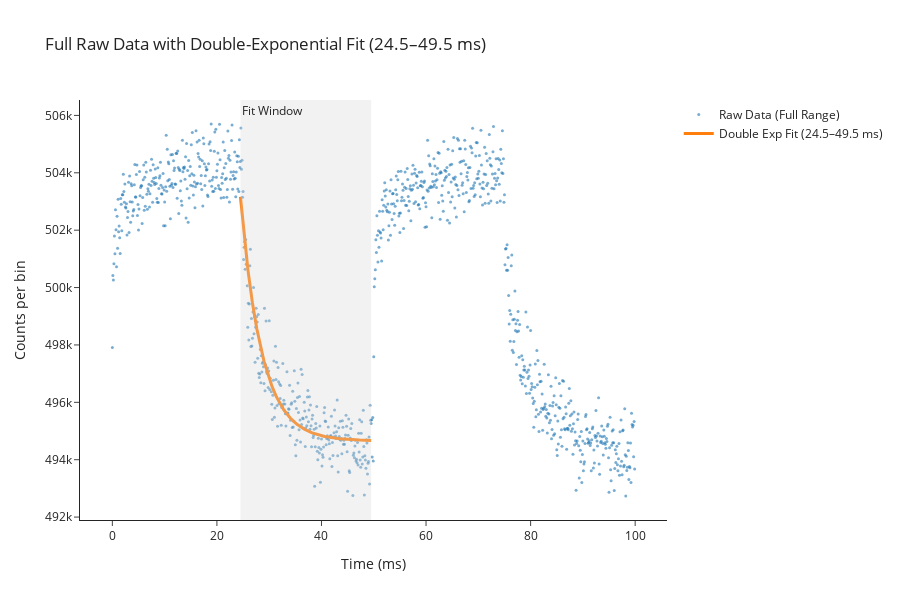

Notebook code cell kept with this figure:
### Code cell
import numpy as np
import pandas as pd
from scipy.optimize import curve_fit
import plotly.graph_objects as go

# ============================================================
# File path
# ============================================================
file_path = r"C:\Users\Atanu\OneDrive\Desktop\research_work\paper\NaBiF4_PL_analysis\datas\2nd Oct NaBiF4\Percentage Modulation\1064nm_3.86mA\1064nm_3.86mW_20Hz_975nm_80mW.txt"

# ============================================================
# Load data (TAB-SEPARATED)
# ============================================================
df = pd.read_csv(file_path, sep="\t")

# Remove double quotes from column names
df.columns = [c.replace('"', '').strip() for c in df.columns]

print("Columns:", df.columns.tolist())

# Extract columns
time_ps = df["Time (ps)"].values
counts = df["Counts per bin"].values

# Convert ps → ms
time_ms = time_ps * 1e-9

# ============================================================
# Select fitting window (24.5 ms to 49.5 ms)
# ============================================================
t_min, t_max = 24.5, 49.5
mask = (time_ms >= t_min) & (time_ms <= t_max)
t_fit = time_ms[mask]
y_fit = counts[mask]

# ============================================================
# Double exponential function
# ============================================================
def double_exp(t, A1, tau1, A2, tau2, C):
    return A1 * np.exp(-t / tau1) + A2 * np.exp(-t / tau2) + C

# Initial guesses
p0 = [y_fit.max(), 0.09, y_fit.max()/5, 3.0, y_fit.min()]

# Fit
params, cov = curve_fit(double_exp, t_fit, y_fit, p0=p0, maxfev=20000)
A1, tau1, A2, tau2, C = params

print("\n=== Fitted Parameters ===")
print(f"A1   = {A1:.4e}")
print(f"tau1 = {tau1:.4e} ms")
print(f"A2   = {A2:.4e}")
print(f"tau2 = {tau2:.4e} ms")
print(f"C    = {C:.4e}")

# Smooth fitted curve (only inside fitting window)
t_smooth = np.linspace(t_min, t_max, 2000)
y_smooth = double_exp(t_smooth, *params)

# ============================================================
# Plot FULL RAW DATA + FITTED WINDOW
# ============================================================
fig = go.Figure()

# -------- Full raw data curve --------
fig.add_trace(go.Scatter(
    x=time_ms, y=counts,
    mode="markers",
    name="Raw Data (Full Range)",
    marker=dict(size=3, opacity=0.6)
))

# -------- Fitted curve (only inside window) --------
fig.add_trace(go.Scatter(
    x=t_smooth, y=y_smooth,
    mode="lines",
    name="Double Exp Fit (24.5–49.5 ms)",
    line=dict(width=3)
))

# -------- Highlight fitting window --------
fig.add_vrect(
    x0=t_min, x1=t_max,
    fillcolor="lightgrey", opacity=0.3,
    line_width=0,
    annotation_text="Fit Window",
    annotation_position="top left"
)

# -------- Plot layout --------
fig.update_layout(
    title="Full Raw Data with Double-Exponential Fit (24.5–49.5 ms)",
    xaxis_title="Time (ms)",
    yaxis_title="Counts per bin",
    template="simple_white",
    width=900,
    height=600
)

fig.show()

### Figure 1 — Plotly figure (JSON) as saved in the notebook; plotly's stock layout.template omitted (floating-point values rounded to 4 significant figures; data arrays with more than 128 entries replaced by an {"elided": "..."} marker saying what was removed)
{"data": [{"marker": {"opacity": 0.6, "size": 3}, "mode": "markers", "name": "Raw Data (Full Range)", "type": "scatter", "x": {"elided": "1000 float values"}, "y": {"elided": "1000 int values"}}, {"line": {"width": 3}, "mode": "lines", "name": "Double Exp Fit (24.5–49.5 ms)", "type": "scatter", "x": {"elided": "2000 float values"}, "y": {"elided": "2000 float values"}}], "layout": {"annotations": [{"showarrow": false, "text": "Fit Window", "x": 24.5, "xanchor": "left", "xref": "x", "y": 1, "yanchor": "top", "yref": "y domain"}], "height": 600, "shapes": [{"fillcolor": "lightgrey", "line": {"width": 0}, "opacity": 0.3, "type": "rect", "x0": 24.5, "x1": 49.5, "xref": "x", "y0": 0, "y1": 1, "yref": "y domain"}], "title": {"text": "Full Raw Data with Double-Exponential Fit (24.5–49.5 ms)"}, "width": 900, "xaxis": {"autorange": true, "range": [-6.189, 106.1], "title": {"text": "Time (ms)"}, "type": "linear"}, "yaxis": {"autorange": true, "range": [491900.0, 506500.0], "title": {"text": "Counts per bin"}, "type": "linear"}}}
